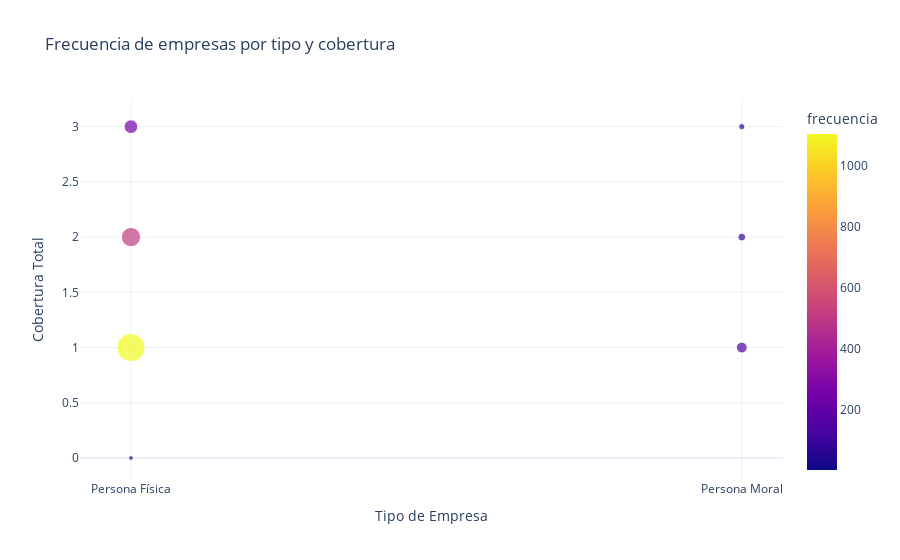

Notebook code cell kept with this figure:
### Markdown cell above
### Análisis de los datos

* Grafico de dispersión que muestra la frecuencia con la que los dos tipos de empresa tienen determinada cantidad de servicios.
* Creacion de un histograma con la distribucion de acuerdo al estado

### Code cell
# Calcular cobertura total
df['cobertura_total'] = df[['clinica_veterinaria', 'farmacia_veterinaria', 'hospital_veterinario']].sum(axis=1)


df['tipo_empresa_legible'] = df['tipo_empresa'].map({
    'persona_fisica': 'Persona Física',
    'persona_moral': 'Persona Moral'
})

# Crear gráfico con Plotly Express
agrupado = df.groupby(['tipo_empresa_legible', 'cobertura_total']).size().reset_index(name='frecuencia')

fig = px.scatter(
    agrupado,
    x='tipo_empresa_legible',
    y='cobertura_total',
    size='frecuencia',
    color='frecuencia',
    title='Frecuencia de empresas por tipo y cobertura',
    labels={'tipo_empresa_legible': 'Tipo de Empresa', 'cobertura_total': 'Cobertura Total'},
    template='plotly_white'
)
fig.show()

### Figure 1 — Plotly figure (JSON) as saved in the notebook; plotly's stock layout.template omitted (floating-point values rounded to 4 significant figures)
{"data": [{"hovertemplate": "Tipo de Empresa=%{x}<br>Cobertura Total=%{y}<br>frecuencia=%{marker.color}<extra></extra>", "legendgroup": "", "marker": {"color": [31, 1105, 510, 260, 3, 162, 85, 53], "coloraxis": "coloraxis", "size": [31, 1105, 510, 260, 3, 162, 85, 53], "sizemode": "area", "sizeref": 2.763, "symbol": "circle"}, "mode": "markers", "name": "", "orientation": "v", "showlegend": false, "type": "scatter", "x": ["Persona Física", "Persona Física", "Persona Física", "Persona Física", "Persona Moral", "Persona Moral", "Persona Moral", "Persona Moral"], "xaxis": "x", "y": [0, 1, 2, 3, 0, 1, 2, 3], "yaxis": "y"}], "layout": {"coloraxis": {"colorbar": {"title": {"text": "frecuencia"}}, "colorscale": [[0, "#0d0887"], [0.1111, "#46039f"], [0.2222, "#7201a8"], [0.3333, "#9c179e"], [0.4444, "#bd3786"], [0.5556, "#d8576b"], [0.6667, "#ed7953"], [0.7778, "#fb9f3a"], [0.8889, "#fdca26"], [1, "#f0f921"]]}, "legend": {"itemsizing": "constant", "tracegroupgap": 0}, "title": {"text": "Frecuencia de empresas por tipo y cobertura"}, "xaxis": {"anchor": "y", "domain": [0, 1], "title": {"text": "Tipo de Empresa"}}, "yaxis": {"anchor": "x", "domain": [0, 1], "title": {"text": "Cobertura Total"}}}}
